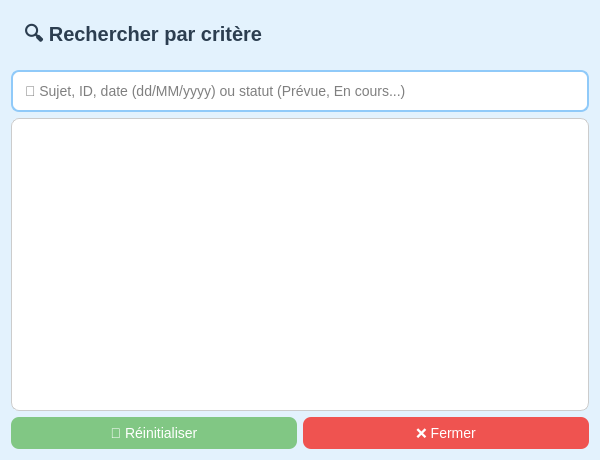
<?xml version="1.0" encoding="UTF-8"?>
<ui version="4.0">
 <class>DialogRecherche</class>
 <widget class="QDialog" name="DialogRecherche">
  <property name="geometry">
   <rect><x>0</x><y>0</y><width>600</width><height>460</height></rect>
  </property>
  <property name="windowTitle">
   <string>🔎 Recherche de formation</string>
  </property>
  <property name="styleSheet">
   <string notr="true">
    QDialog {
        background-color: #e3f2fd;
        border-radius: 12px;
    }

    QLabel#labelTitre {
        font-size: 20px;
        font-weight: bold;
        color: #2c3e50;
        padding: 8px;
        qproperty-alignment: AlignCenter;
        border-bottom: 2px solid #64b5f6;
    }

    QLineEdit {
        font-size: 14px;
        padding: 10px;
        border: 2px solid #90caf9;
        border-radius: 8px;
        background-color: #ffffff;
    }

    QListWidget {
        background-color: #ffffff;
        border: 1px solid #ccc;
        border-radius: 8px;
        font-size: 13px;
        padding: 6px;
    }

    QListWidget::item {
        padding: 6px;
        margin-bottom: 4px;
        border-radius: 6px;
        background-color: #f2f2f2;
    }

    QListWidget::item:hover {
        background-color: #d0e8ff;
    }

    QListWidget::item:selected {
        background-color: #42a5f5;
        color: white;
        font-weight: bold;
    }

    QPushButton {
        font-size: 14px;
        padding: 8px 14px;
        border: none;
        border-radius: 8px;
        background-color: #64b5f6;
        color: white;
    }

    QPushButton:hover {
        background-color: #42a5f5;
    }

    QPushButton#btnFermer {
        background-color: #ef5350;
    }

    QPushButton#btnFermer:hover {
        background-color: #d32f2f;
    }

    QPushButton#btnReset {
        background-color: #81c784;
    }

    QPushButton#btnReset:hover {
        background-color: #66bb6a;
    }
   </string>
  </property>

  <layout class="QVBoxLayout" name="verticalLayout">
   <item>
    <widget class="QLabel" name="labelTitre">
     <property name="text">
      <string>🔍 Rechercher par critère</string>
     </property>
    </widget>
   </item>

   <item>
    <widget class="QLineEdit" name="lineEditSujet">
     <property name="placeholderText">
      <string>🔎 Sujet, ID, date (dd/MM/yyyy) ou statut (Prévue, En cours...)</string>
     </property>
     <property name="toolTip">
      <string>Tapez un mot-clé ou un critère de recherche</string>
     </property>
    </widget>
   </item>

   <item>
    <widget class="QListWidget" name="listWidgetSuggestions"/>
   </item>

   <item>
    <layout class="QHBoxLayout" name="horizontalLayout">
     <item>
      <widget class="QPushButton" name="btnReset">
       <property name="text">
        <string>🔁 Réinitialiser</string>
       </property>
      </widget>
     </item>
     <item>
      <widget class="QPushButton" name="btnFermer">
       <property name="text">
        <string>❌ Fermer</string>
       </property>
      </widget>
     </item>
    </layout>
   </item>
  </layout>
 </widget>
 <resources/>
 <connections/>
</ui>
